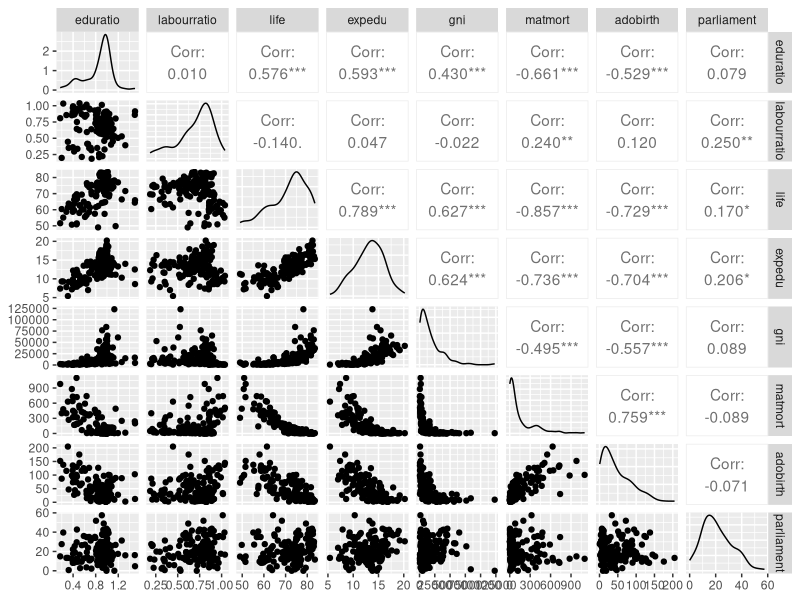
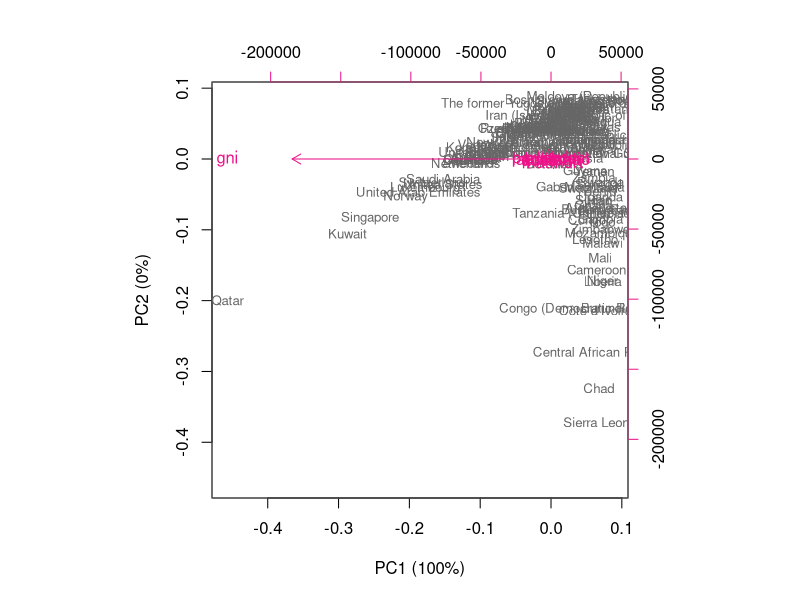
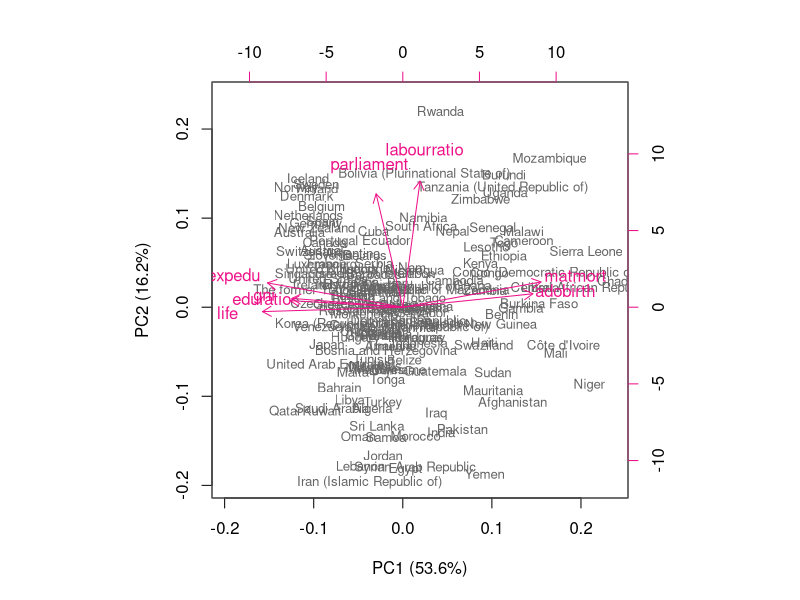
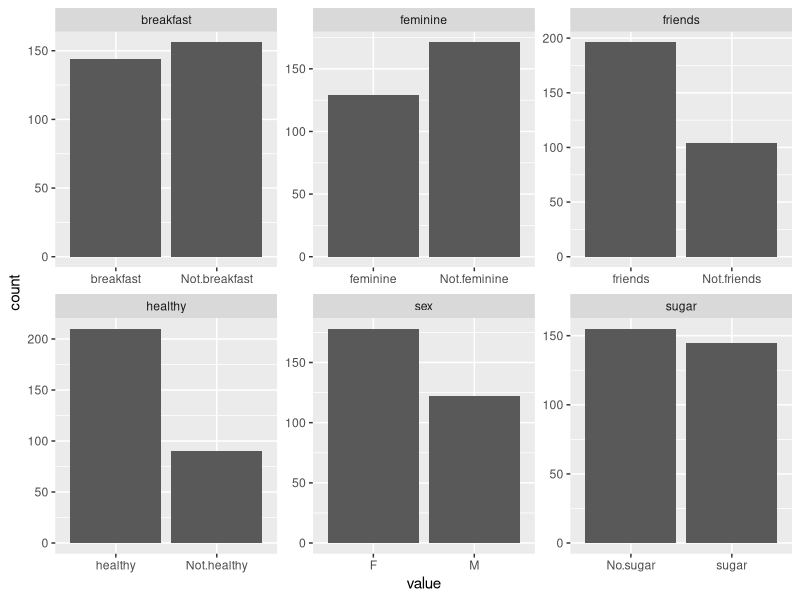
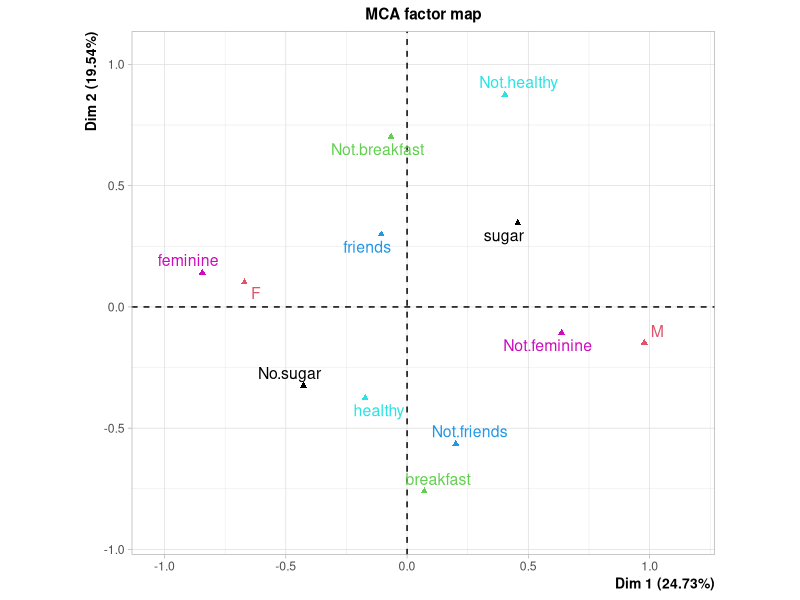

The R script that drew these images, in order:
## ---- chunk 1
library(MASS)
library(dplyr)
library(ggplot2)
library(GGally)
library(tidyverse)
library(corrplot)
library(stringr)
library(FactoMineR)
setwd("/Users/maijutanskanen/IODS-project 8.58.53/data")
human <- read.csv(file = "human.csv", sep = ";", header = TRUE)
## ---- chunk 2
summary(human)
ggpairs(human)
## ---- chunk 3
pca_human <- prcomp(human)
pca_human
s <- summary(pca_human)
pca_pr <- round(100*s$importance[2, ], digits = 1)



paste0(names(pca_pr), " (", pca_pr, "%)")
pc_lab <-paste0(names(pca_pr), " (", pca_pr, "%)")
biplot(pca_human, cex = c(0.8, 1), col = c("grey40", "deeppink2"), xlab = pc_lab[1], ylab = pc_lab[2])
## ---- chunk 4
human_std <- scale(human)
summary(human_std)
## ---- chunk 5

pca_human2 <- prcomp(human_std)
pca_human2

s2 <- summary(pca_human2)

pca_pr2 <- round(100*s2$importance[2, ], digits = 1)



paste0(names(pca_pr2), " (", pca_pr2, "%)")
pc_lab2 <-paste0(names(pca_pr2), " (", pca_pr2, "%)")


biplot(pca_human2, cex = c(0.8, 1), col = c("grey40", "deeppink2"), xlab = pc_lab2[1], ylab = pc_lab2[2])
## ---- chunk 6
data("tea")
keep_columns <- c("sugar", "sex", "breakfast", "friends", "healthy", "feminine")
tea_time <- dplyr::select(tea, one_of(keep_columns))

summary(tea_time)

gather(tea_time) %>% ggplot(aes(value)) + facet_wrap("key", scales = "free") + geom_bar()
## ---- chunk 7
mca <- MCA(tea_time, graph = FALSE)
summary(mca)
plot(mca, invisible=c("ind"), habillage = "quali")
